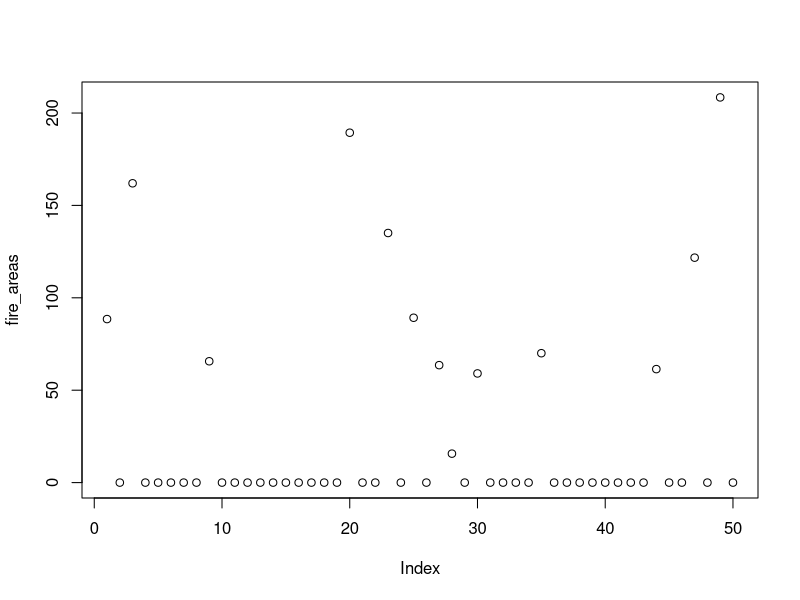
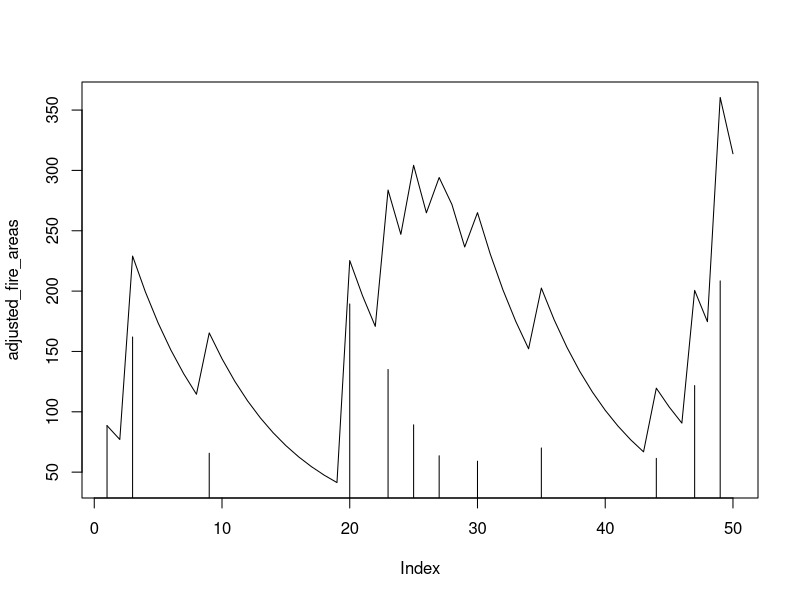

These figures' R source, in order:
simulate_fire_area <- function(years = 50, fire_prob = 0.3, small_fire_mean = 100, small_fire_sd = 50, large_fire_scale = 500) {
  # Initialize a vector to store fire areas
  fire_area <- numeric(years)

  # Loop over the years
  for (i in 1:years) {
    # Determine if a fire occurs (30% chance)
    if (runif(1) < fire_prob) {
      # 90% of the time, generate a small fire; 10% of the time, generate a large fire
      if (runif(1) < 0.9) {
        # Small fire: use a normal distribution to simulate fire size
        fire_area[i] <- rnorm(1, mean = small_fire_mean, sd = small_fire_sd)
      } else {
        # Large fire: use an exponential distribution to simulate larger, rarer fires
        fire_area[i] <- rexp(1, rate = 1/large_fire_scale)
      }
    } else {
      # No fire this year
      fire_area[i] <- 0
    }
  }

  # Ensure no negative fire areas (if using normal distribution)
  fire_area <- pmax(fire_area, 0)

  return(fire_area)
}

# Example usage
set.seed(123)  # Set seed for reproducibility
fire_areas <- simulate_fire_area()

# Print the result
fire_areas
plot(fire_areas)


# Define the decay function
apply_decay <- function(fire_areas, years = 50, decay_half_life = 5) {
  # Calculate the decay constant k
  decay_constant <- log(2) / decay_half_life

  # Initialize a vector to store the adjusted fire areas after decay
  adjusted_areas <- numeric(years)

  # Loop over the years and apply the decay
  for (i in 1:years) {
    # Cumulative sum of the past fires, applying decay for each past year
    for (j in 1:i) {
      time_since_fire <- i - j
      adjusted_areas[i] <- adjusted_areas[i] + fire_areas[j] * exp(-decay_constant * time_since_fire)
    }
  }

  return(adjusted_areas)
}

# Generate the fire areas using the previous function
set.seed(123)
fire_areas <- simulate_fire_area()

# Apply the decay to the fire areas
adjusted_fire_areas <- apply_decay(fire_areas)

# Print the original and adjusted fire areas
data.frame(Year = 1:50, Original_Area = fire_areas, Adjusted_Area = adjusted_fire_areas)

plot(adjusted_fire_areas, type='l')
points(fire_areas, pch=16, type='h')
